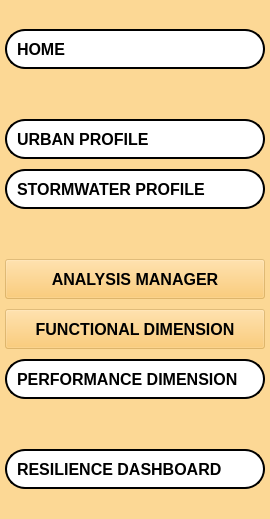
       <widget class="QWidget" name="LeftMenuWidget_2" native="true">
        <property name="sizePolicy">
         <sizepolicy hsizetype="Fixed" vsizetype="Preferred">
          <horstretch>0</horstretch>
          <verstretch>0</verstretch>
         </sizepolicy>
        </property>
        <property name="minimumSize">
         <size>
          <width>270</width>
          <height>0</height>
         </size>
        </property>
        <property name="styleSheet">
         <string notr="true">background-color: rgba(251, 193, 86, 100)</string>
        </property>
        <layout class="QVBoxLayout" name="verticalLayout_9">
         <property name="spacing">
          <number>10</number>
         </property>
         <property name="leftMargin">
          <number>5</number>
         </property>
         <property name="topMargin">
          <number>9</number>
         </property>
         <property name="rightMargin">
          <number>5</number>
         </property>
         <property name="bottomMargin">
          <number>10</number>
         </property>
         <item>
          <widget class="QPushButton" name="home_btn_2">
           <property name="sizePolicy">
            <sizepolicy hsizetype="Fixed" vsizetype="Fixed">
             <horstretch>0</horstretch>
             <verstretch>0</verstretch>
            </sizepolicy>
           </property>
           <property name="minimumSize">
            <size>
             <width>260</width>
             <height>40</height>
            </size>
           </property>
           <property name="maximumSize">
            <size>
             <width>0</width>
             <height>0</height>
            </size>
           </property>
           <property name="font">
            <font>
             <pointsize>12</pointsize>
             <bold>true</bold>
            </font>
           </property>
           <property name="styleSheet">
            <string notr="true">QPushButton {
    background-color: white;
	Text-align:left;
    border-radius: 20px;
	padding-left: 10px;
	border: 2px solid black;
}

QPushButton:checked {
    background-color: qlineargradient(spread:pad, x1:0, y1:0, x2:1, y2:0, stop:0 rgba(120, 149, 203, 255), stop:1 rgba(197, 223, 248, 255));
}
</string>
           </property>
           <property name="text">
            <string>HOME</string>
           </property>
           <property name="icon">
            <iconset resource="resources.qrc">
             <normaloff>:/icon/icons/house-64.ico</normaloff>:/icon/icons/house-64.ico</iconset>
           </property>
           <property name="iconSize">
            <size>
             <width>25</width>
             <height>25</height>
            </size>
           </property>
           <property name="checkable">
            <bool>true</bool>
           </property>
           <property name="checked">
            <bool>false</bool>
           </property>
           <property name="autoExclusive">
            <bool>true</bool>
           </property>
           <property name="autoDefault">
            <bool>false</bool>
           </property>
           <property name="default">
            <bool>false</bool>
           </property>
           <property name="flat">
            <bool>false</bool>
           </property>
          </widget>
         </item>
         <item>
          <spacer name="verticalSpacer_3">
           <property name="orientation">
            <enum>Qt::Vertical</enum>
           </property>
           <property name="sizeHint" stdset="0">
            <size>
             <width>20</width>
             <height>40</height>
            </size>
           </property>
          </spacer>
         </item>
         <item>
          <widget class="QPushButton" name="urbanprofile_btn_2">
           <property name="sizePolicy">
            <sizepolicy hsizetype="Fixed" vsizetype="Fixed">
             <horstretch>0</horstretch>
             <verstretch>0</verstretch>
            </sizepolicy>
           </property>
           <property name="minimumSize">
            <size>
             <width>260</width>
             <height>40</height>
            </size>
           </property>
           <property name="maximumSize">
            <size>
             <width>0</width>
             <height>0</height>
            </size>
           </property>
           <property name="font">
            <font>
             <pointsize>12</pointsize>
             <bold>true</bold>
            </font>
           </property>
           <property name="acceptDrops">
            <bool>false</bool>
           </property>
           <property name="styleSheet">
            <string notr="true">QPushButton {
    background-color: white;
	Text-align:left;
    border-radius: 20px;
	padding-left: 10px;
	border: 2px solid black;
}

QPushButton:checked {
	background-color: qlineargradient(spread:pad, x1:0, y1:0, x2:1, y2:0, stop:0 rgba(253, 233, 104, 255), stop:1 rgba(252, 252, 232, 255));
}
</string>
           </property>
           <property name="text">
            <string>URBAN PROFILE</string>
           </property>
           <property name="icon">
            <iconset resource="resources.qrc">
             <normaloff>:/icon/icons/city-building.ico</normaloff>:/icon/icons/city-building.ico</iconset>
           </property>
           <property name="iconSize">
            <size>
             <width>25</width>
             <height>25</height>
            </size>
           </property>
           <property name="checkable">
            <bool>true</bool>
           </property>
           <property name="autoExclusive">
            <bool>true</bool>
           </property>
           <property name="flat">
            <bool>false</bool>
           </property>
          </widget>
         </item>
         <item>
          <widget class="QPushButton" name="stormprofile_btn_2">
           <property name="sizePolicy">
            <sizepolicy hsizetype="Fixed" vsizetype="Fixed">
             <horstretch>0</horstretch>
             <verstretch>0</verstretch>
            </sizepolicy>
           </property>
           <property name="minimumSize">
            <size>
             <width>260</width>
             <height>40</height>
            </size>
           </property>
           <property name="maximumSize">
            <size>
             <width>0</width>
             <height>0</height>
            </size>
           </property>
           <property name="font">
            <font>
             <pointsize>12</pointsize>
             <bold>true</bold>
            </font>
           </property>
           <property name="styleSheet">
            <string notr="true">QPushButton {
    background-color: white;
	Text-align:left;
    border-radius: 20px;
	padding-left: 10px;
	border: 2px solid black;
}

QPushButton:checked {
  
	background-color: qlineargradient(spread:pad, x1:0, y1:0, x2:1, y2:0, stop:0 rgba(113, 199, 236, 255), stop:1 rgba(231, 252, 254, 255));
}
</string>
           </property>
           <property name="text">
            <string>STORMWATER PROFILE</string>
           </property>
           <property name="icon">
            <iconset resource="resources.qrc">
             <normaloff>:/icon/icons/manhole_cover-48_44623.png</normaloff>:/icon/icons/manhole_cover-48_44623.png</iconset>
           </property>
           <property name="iconSize">
            <size>
             <width>25</width>
             <height>25</height>
            </size>
           </property>
           <property name="checkable">
            <bool>true</bool>
           </property>
           <property name="autoExclusive">
            <bool>true</bool>
           </property>
          </widget>
         </item>
         <item>
          <spacer name="verticalSpacer_6">
           <property name="orientation">
            <enum>Qt::Vertical</enum>
           </property>
           <property name="sizeHint" stdset="0">
            <size>
             <width>20</width>
             <height>40</height>
            </size>
           </property>
          </spacer>
         </item>
         <item>
          <widget class="QPushButton" name="analysis_btn_2">
           <property name="sizePolicy">
            <sizepolicy hsizetype="Fixed" vsizetype="Fixed">
             <horstretch>0</horstretch>
             <verstretch>0</verstretch>
            </sizepolicy>
           </property>
           <property name="minimumSize">
            <size>
             <width>260</width>
             <height>40</height>
            </size>
           </property>
           <property name="maximumSize">
            <size>
             <width>0</width>
             <height>0</height>
            </size>
           </property>
           <property name="font">
            <font>
             <pointsize>12</pointsize>
             <bold>true</bold>
            </font>
           </property>
           <property name="styleSheet">
            <string notr="true">QPushButton {
    background-color: white;
	Text-align:left;
    border-radius: 20px;
	padding-left: 10px;
	border: 2px solid black;
}

QPushButton:checked {
	 background-color: qlineargradient(spread:pad, x1:0, y1:0, x2:1, y2:0, stop:0 rgba(145, 145, 145, 255), stop:1 rgba(245, 245, 245, 255));
}
\</string>
           </property>
           <property name="text">
            <string>ANALYSIS MANAGER</string>
           </property>
           <property name="icon">
            <iconset resource="resources.qrc">
             <normaloff>:/icon/icons/icons8-settings.svg</normaloff>:/icon/icons/icons8-settings.svg</iconset>
           </property>
           <property name="iconSize">
            <size>
             <width>25</width>
             <height>25</height>
            </size>
           </property>
           <property name="checkable">
            <bool>true</bool>
           </property>
           <property name="checked">
            <bool>false</bool>
           </property>
           <property name="autoExclusive">
            <bool>true</bool>
           </property>
          </widget>
         </item>
         <item>
          <widget class="QPushButton" name="functional_btn_2">
           <property name="sizePolicy">
            <sizepolicy hsizetype="Fixed" vsizetype="Fixed">
             <horstretch>0</horstretch>
             <verstretch>0</verstretch>
            </sizepolicy>
           </property>
           <property name="minimumSize">
            <size>
             <width>260</width>
             <height>40</height>
            </size>
           </property>
           <property name="maximumSize">
            <size>
             <width>0</width>
             <height>0</height>
            </size>
           </property>
           <property name="font">
            <font>
             <pointsize>12</pointsize>
             <bold>true</bold>
            </font>
           </property>
           <property name="styleSheet">
            <string notr="true">QPushButton {
    background-color: white;
	Text-align:left;
    border-radius: 20px;
	padding-left: 10px;
	border: 2px solid black;
}

QPushButton:checked {
	 background-color: qlineargradient(spread:pad, x1:0, y1:0, x2:1, y2:0, stop:0 rgba(193, 208, 181, 255), stop:1 rgba(228, 247, 233, 255));
}
\</string>
           </property>
           <property name="text">
            <string>FUNCTIONAL DIMENSION</string>
           </property>
           <property name="icon">
            <iconset resource="resources.qrc">
             <normaloff>:/icon/icons/settings-13-64.ico</normaloff>:/icon/icons/settings-13-64.ico</iconset>
           </property>
           <property name="iconSize">
            <size>
             <width>25</width>
             <height>25</height>
            </size>
           </property>
           <property name="checkable">
            <bool>true</bool>
           </property>
           <property name="checked">
            <bool>false</bool>
           </property>
           <property name="autoExclusive">
            <bool>true</bool>
           </property>
          </widget>
         </item>
         <item>
          <widget class="QPushButton" name="performance_btn_2">
           <property name="sizePolicy">
            <sizepolicy hsizetype="Fixed" vsizetype="Fixed">
             <horstretch>0</horstretch>
             <verstretch>0</verstretch>
            </sizepolicy>
           </property>
           <property name="minimumSize">
            <size>
             <width>260</width>
             <height>40</height>
            </size>
           </property>
           <property name="maximumSize">
            <size>
             <width>0</width>
             <height>0</height>
            </size>
           </property>
           <property name="font">
            <font>
             <pointsize>12</pointsize>
             <bold>true</bold>
            </font>
           </property>
           <property name="acceptDrops">
            <bool>true</bool>
           </property>
           <property name="styleSheet">
            <string notr="true">QPushButton {
    background-color: white;
	Text-align:left;
    border-radius: 20px;
	padding-left: 10px;
	border: 2px solid black;
}

QPushButton:checked {
	background-color: qlineargradient(spread:pad, x1:0, y1:0, x2:1, y2:0, stop:0 rgba(250, 152, 132, 255), stop:1 rgba(255, 243, 226, 255));
}
</string>
           </property>
           <property name="text">
            <string>PERFORMANCE DIMENSION</string>
           </property>
           <property name="icon">
            <iconset resource="resources.qrc">
             <normaloff>:/icon/icons/rain-64.ico</normaloff>:/icon/icons/rain-64.ico</iconset>
           </property>
           <property name="iconSize">
            <size>
             <width>25</width>
             <height>25</height>
            </size>
           </property>
           <property name="checkable">
            <bool>true</bool>
           </property>
           <property name="autoExclusive">
            <bool>true</bool>
           </property>
          </widget>
         </item>
         <item>
          <spacer name="verticalSpacer_8">
           <property name="orientation">
            <enum>Qt::Vertical</enum>
           </property>
           <property name="sizeHint" stdset="0">
            <size>
             <width>20</width>
             <height>40</height>
            </size>
           </property>
          </spacer>
         </item>
         <item>
          <widget class="QPushButton" name="dashboard_btn_2">
           <property name="sizePolicy">
            <sizepolicy hsizetype="Fixed" vsizetype="Fixed">
             <horstretch>0</horstretch>
             <verstretch>0</verstretch>
            </sizepolicy>
           </property>
           <property name="minimumSize">
            <size>
             <width>260</width>
             <height>40</height>
            </size>
           </property>
           <property name="maximumSize">
            <size>
             <width>0</width>
             <height>0</height>
            </size>
           </property>
           <property name="font">
            <font>
             <pointsize>12</pointsize>
             <bold>true</bold>
            </font>
           </property>
           <property name="acceptDrops">
            <bool>true</bool>
           </property>
           <property name="styleSheet">
            <string notr="true">QPushButton {
    background-color: white;
	Text-align:left;
    border-radius: 20px;
	padding-left: 10px;
	border: 2px solid black;
}

QPushButton:checked {
    
	background-color: qlineargradient(spread:pad, x1:0, y1:0, x2:1, y2:0, stop:0 rgba(86, 157, 170, 255), stop:1 rgba(218, 238, 236, 255));
}
</string>
           </property>
           <property name="text">
            <string>RESILIENCE DASHBOARD</string>
           </property>
           <property name="icon">
            <iconset resource="resources.qrc">
             <normaloff>:/icon/icons/dashboard-64.ico</normaloff>:/icon/icons/dashboard-64.ico</iconset>
           </property>
           <property name="iconSize">
            <size>
             <width>25</width>
             <height>25</height>
            </size>
           </property>
           <property name="checkable">
            <bool>true</bool>
           </property>
           <property name="autoExclusive">
            <bool>true</bool>
           </property>
          </widget>
         </item>
         <item>
          <spacer name="verticalSpacer_2">
           <property name="orientation">
            <enum>Qt::Vertical</enum>
           </property>
           <property name="sizeHint" stdset="0">
            <size>
             <width>20</width>
             <height>40</height>
            </size>
           </property>
          </spacer>
         </item>
        </layout>
       </widget>
